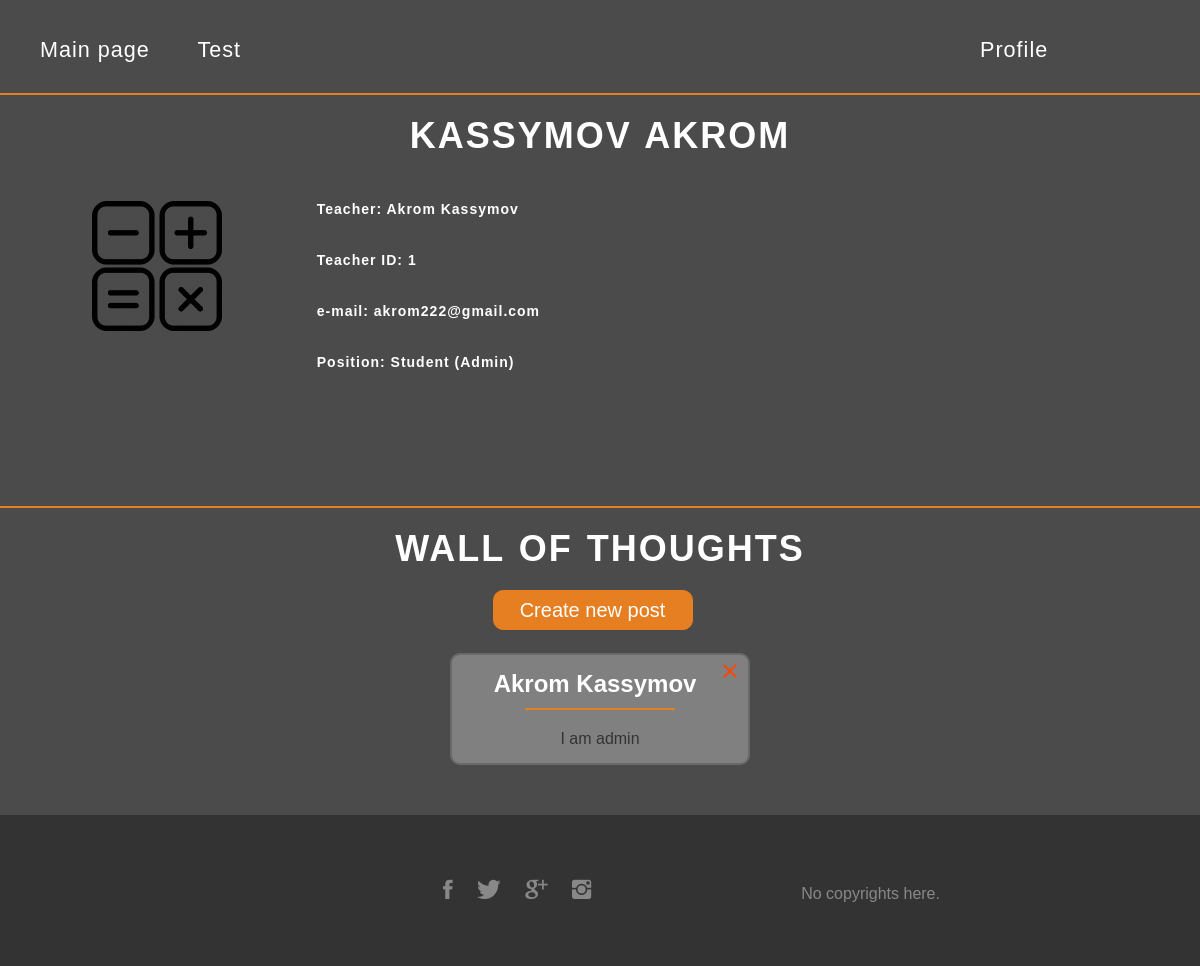
/id1 (signed in), run on the app's committed database.
### models.py (models this page shows, shortened)
class User(UserMixin,db.Model):
    id = db.Column(db.Integer, primary_key=True)
    name = db.Column(db.String(80), nullable=False)
    surname = db.Column(db.String(120))
    email = db.Column(db.String(120), unique=True, nullable=False)
    password = db.Column(db.String(120), nullable=False)
    login = db.Column(db.String(20), unique=True, nullable=False)
    teacherId = db.Column(db.Integer, nullable=True)
    teacher = db.Column(db.Boolean, nullable=False)
    admin = db.Column(db.Boolean, nullable=True)
    q1 = db.Column(db.Boolean, nullable=False)
    q2 = db.Column(db.Boolean, nullable=False)
    q3 = db.Column(db.Boolean, nullable=False)
    q4 = db.Column(db.Boolean, nullable=False)
    q5 = db.Column(db.Boolean, nullable=False)
    q6 = db.Column(db.Boolean, nullable=False)
    q7 = db.Column(db.Boolean, nullable=False)
    q8 = db.Column(db.Boolean, nullable=False)
    q9 = db.Column(db.Boolean, nullable=False)
    q10 = db.Column(db.Boolean, nullable=False)

class Posts (db.Model):
    id = db.Column(db.Integer, primary_key=True)
    title = db.Column(db.String(100))
    body = db.Column(db.String(200))
    author = db.Column(db.String)
    pub_date = db.Column(db.DateTime, nullable=False,
        default=datetime.utcnow)

### views.py (the view)
@app.route('/id<id>')
@login_required
def profile(id):
	profiles = models.User.query.filter_by(id=id).first()
	allData = models.User.query.all()
	posts = models.Posts.query.filter_by(author=id)
	students = models.User.query.all()
	answers = models.Answers.query.all()
	return render_template('profile.html', profile=profiles, allData=allData, posts=posts, students=students, answers=answers)

### app.py (called while the page is built)
@login_manager.user_loader
def load_user(user_id):
	return User.query.get(int(user_id))

### templates/profile.html (shortened to what this page needs)
{% if profile.login|length > 0 %}
<!DOCTYPE html>
<html>
<head>
	<link rel="stylesheet" type="text/css" href="static/resources/styles/profile.css">
	<link rel="stylesheet" type="text/css" href="static/resources/borrowed/css/normalize.css">
	<link rel="stylesheet" type="text/css" href="static/resources/borrowed/css/grid.css">
	<link rel="stylesheet" type="text/css" href="static/resources/borrowed/css/ionicons.min.css">
</head>
<body>
	<header>
		<nav>
			<div class="row">
				<ul class="main-nav">
					<li><a href="{{url_for('index')}}">Main page</a></li>
					<li><a href="{{url_for('test.start')}}">Test</a></li>
					<div class="dropdown">
						<li><a href="{{url_for('profile', id=current_user.id)}}" class="dropbtn"> Profile </a></li>
					</div>
				</div>
		</nav>
		</header>
	<section class="user-info">
			<h2 class="user-name">{{profile.surname}} {{profile.name}}</h2>
		<div>
			<div class="col span-1-of-4 box">
				<img src="static/resources/images/2.png" alt="photo" class="uphoto">
			</div>
			<div class="col span-3-of-4 box">
				<h5>
					{%if profile.teacher == False%}
					 <a href="{{url_for('profile', id = profile.teacherId)}}"></a> {%for user in allData%}  {%if user.id == profile.teacherId%}
						Teacher: {{user.name}} {{user.surname}} {%endif%} {%endfor%}
					{%endif%}
				</h5>
				<form action="{{url_for('editTeacherId')}}" method="POST">
				<h5 ><div id='teacherID'>Teacher ID: {{profile.teacherId}}</div>
					<input type="text" name='teacherId' id='teacherId'> <input type="submit" value="edit" id='teacherIdbutton'></form>
				<h5>e-mail: {{profile.email}}</h5>
				<h5>Position:{%if profile.teacher == True%}Teacher{%endif%} {%if profile.teacher == False%}Student {%if current_user.id == 1%}(Admin){%endif%}{%endif%}</h5>
			</div>
		</div>
	</section>
	<input type="submit1" value="">
	<section class="post">
		<h2>Wall of Thoughts</h2>
		<input id='button' type="submit" name="" value="Create new post" onclick="hideButton()"><br><br>
	</section>
	{%for i in posts|sort(attribute='pub_date', reverse=True)%}
			<center>
				<div class="card">
					<div class="card-header">
						<a href="{{url_for('deletePost', postID=i.id)}}"><i class="ion-android-close icon-small"></i></a>
						<h4>{{profile.name}} {{profile.surname}}</h4>
					</div>
				<div class="card-body">
					<p>{{i.body}}</p>
					</div>
				</div>
			</center>
	{% endfor %}
	<footer>
		<div class="col span-1-of-2">
			<ul class="social-links">
				<li><a href="#"><i class="ion-social-facebook"></i></a></li>
				<li><a href="#"><i class="ion-social-twitter"></i></a></li>
				<li><a href="#"><i class="ion-social-googleplus"></i></a></li>
				<li><a href="#"><i class="ion-social-instagram"></i></a></li>
			</ul>
		</div>
	<div class="row">
		<p>
			No copyrights here.
		</p>
	</div>
</footer>
</body>
</html>
{%endif%}

### static/resources/styles/profile.css (style rules this page uses)
* { margin: 0; padding: 0; box-sizing: border-box; }
html { background-color: #4b4b4b; color: #fff; font-family: 'Nunito', 'Arial', sans-serif; font-size: 20px; font-weight: 300; text-rendering: optimizeLegibility; }
.box { padding: 1%; }
body { background-size: cover; height: 100vh; background-position: center; background-attachment: fixed; }
h1, h2, h3 { font-weight: 280px; text-transform: uppercase; }
h2 { margin-top: 20px; font-size: 180%; word-spacing: 2px; margin-bottom: 20px; letter-spacing: 2px; }
h5 { font-size: 70%; margin-bottom: 35px; text-align: left; letter-spacing: 1px; }
a { text-decoration: none; color: #fff; }
.main-nav { font-size: 120%; letter-spacing: 1px; background-size: cover; float: center; list-style: none; margin-top: 35px; }
.main-nav li { display: inline-block; margin-left: 40px; }
.main-nav li a:link, .main-nav li a:visited { padding: 8px 0; color: #fff; text-decoration: none; font-size: 90%; border-bottom: 2px solid transparent; transition: border-bottom 0.2s; }
section:before { display: block; height: 2px; background-color:#e67e22; content: " "; width: auto; margin: 0 auto; margin-top: 30px; }
.user-info { margin-bottom: 100px; }
.user-name { text-align: center; }
.dropbtn { color: #fff; padding: 16px; border: none; }
.dropdown { float: right; margin-right: 100px; color: #fff; min-width: 160px; text-decoration: none; }
input[type=submit1] { margin-top: 20px; display: inline-block; padding: 1px 1px; font-weight: 300%; text-decoration: none; border-radius: 10px; transition: background-color 0.2s, border 0.2s, color 0.2s; background-color: #4b4b4b; border: 1px solid #4b4b4b; color: #4b4b4b ; margin-right: 15px; }
#button { display: inline-block; padding: 1px 1px; font-weight: 300%; text-decoration: none; border-radius: 10px; transition: background-color 0.2s, border 0.2s, color 0.2s; background-color: #e67e22; border: 1px solid #e67e22; color: #fff ; margin-right: 15px; height: 40px; width: 200px; }
p { color:#333; }
.uphoto { height: 130px; width: auto; margin-left: 80px; margin-bottom: 20px; }
.post { text-align: center; }
.card { background-color: #808080; width: 25%; padding: 15px; border-radius: 10px; border: 2px solid #696969; margin-bottom: 20px; }
.card-header { font-size: 120%; padding: 0; margin-bottom: 0; }
.card-header::after { display: block; height: 2px; background-color:#e67e22; content: " "; width: 150px; margin: 0 auto; margin: 10px 0 20px 0; }
.card-body { font-size: 80%; }
.icon-small { float: right; padding: 0; display: block; color: #FF4500; margin-top: -12px; margin-right: -4px; }
footer { margin-top: 50px; background-color: #333; padding: 50px; font-size: 80%; }
.social-links { list-style: none; float: right; }
.footer-nav li, .social-links li { display: inline-block; margin-right: 20px; }
.footer-nav li:last-child, .social-links li:last-child { margin-right: 0; }
.footer-nav li a:link, .footer-nav li a:visited, .social-links li a:link, .social-links li a:visited { text-decoration: none; border: 0; color: #888; -webkit-transition: color 0.2s; transition: color 0.2s; }
.social-links li a:link, .social-links li a:visited { font-size: 160%; }
.ion-social-facebook, .ion-social-twitter, .ion-social-googleplus, .ion-social-instagram { -webkit-transition: color 0.2s; transition: color 0.2s; }
footer p { color: #888; text-align: center; margin-top: 20px; }

### static/resources/borrowed/css/grid.css (style rules this page uses)
.row { zoom: 1; }
.row:before, .row:after { content:""; display:table; }
.row:after { clear:both; }
.col { display: block; float:left; margin: 1% 0 1% 1.6%; }
.col:first-child { margin-left: 0; }
.span-1-of-2 { width: 49.2%; }
.span-3-of-4 { width: 74.6%; }
.span-1-of-4 { width: 23.8%; }

### data on the page
User: surname "KASSYMOV", name "AKROM", name "Akrom", surname "Kassymov", teacherId "1", email "akrom222@gmail.com"
Posts: body "I am admin"
